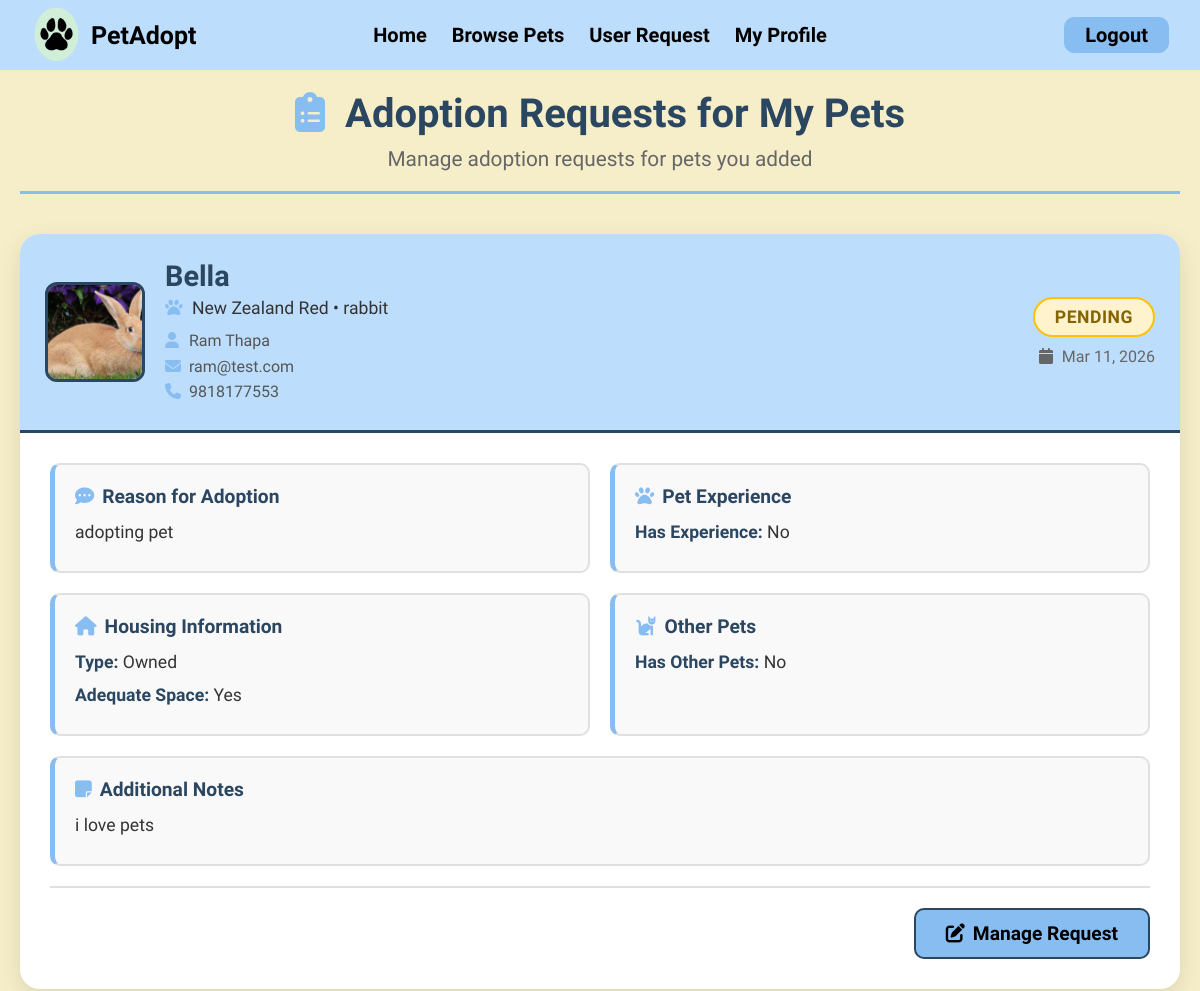
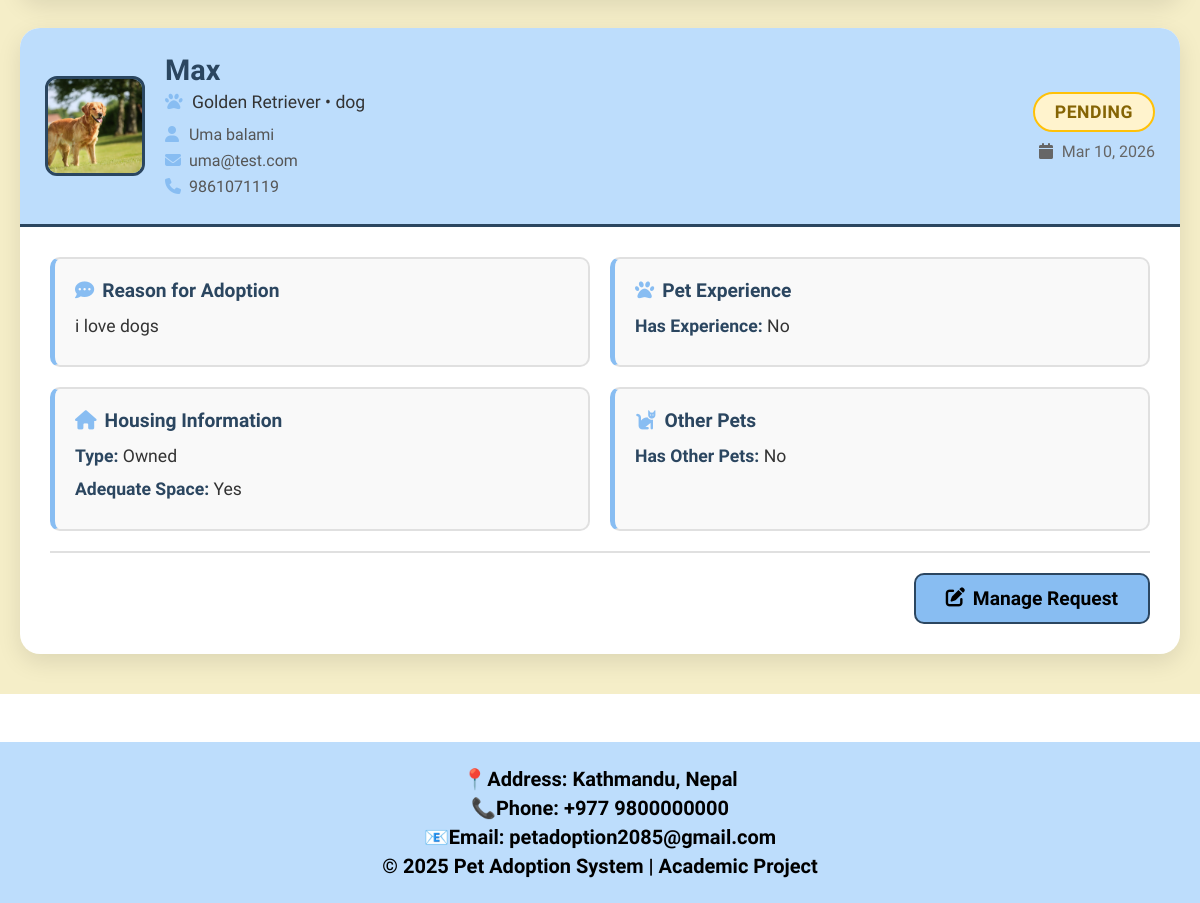
Page /myRequests.php (signed in) on the committed database (2 pictures, top to bottom).
### tables this page shows
CREATE TABLE `adoption_requests` (
  `request_id` int(11) NOT NULL AUTO_INCREMENT,
  `pet_id` int(11) NOT NULL,
  `user_id` int(11) NOT NULL,
  `request_date` datetime NOT NULL DEFAULT current_timestamp(),
  `status` enum('pending','approved','rejected','cancelled') NOT NULL DEFAULT 'pending',
  `remarks` text DEFAULT NULL,
  `reason` text NOT NULL,
  `has_experience` enum('yes','no') NOT NULL,
  `experience_details` text DEFAULT NULL,
  `housing_type` enum('owned','rented') NOT NULL,
  `has_space` enum('yes','no') NOT NULL,
  `has_other_pets` enum('yes','no') NOT NULL,
  `other_pets_details` text DEFAULT NULL,
  `commitment_confirmed` enum('yes','no') NOT NULL,
  `additional_notes` text DEFAULT NULL,
  `created_at` datetime DEFAULT current_timestamp(),
  PRIMARY KEY (`request_id`),
  KEY `fk_adoption_requests_pet_id` (`pet_id`),
  KEY `fk_adoption_requests_user_id` (`user_id`),
  CONSTRAINT `fk_adoption_requests_pet_id` FOREIGN KEY (`pet_id`) REFERENCES `pets` (`id`) ON DELETE CASCADE ON UPDATE CASCADE,
  CONSTRAINT `fk_adoption_requests_user_id` FOREIGN KEY (`user_id`) REFERENCES `users` (`id`) ON DELETE CASCADE ON UPDATE CASCADE
);

CREATE TABLE `pets` (
  `id` int(11) NOT NULL AUTO_INCREMENT,
  `name` varchar(255) NOT NULL,
  `age` int(11) NOT NULL,
  `gender` enum('Male','Female') NOT NULL,
  `breed` varchar(255) NOT NULL,
  `price` varchar(255) NOT NULL,
  `status` enum('available','adopted') NOT NULL DEFAULT 'available',
  `image` varchar(255) NOT NULL,
  `category` enum('dog','cat','rabbit','snake','bird') DEFAULT NULL,
  `description` text NOT NULL,
  `weight` varchar(10) DEFAULT NULL,
  `admin_id` int(11) DEFAULT NULL,
  PRIMARY KEY (`id`),
  KEY `fk_admin_pet` (`admin_id`),
  CONSTRAINT `fk_admin_pet` FOREIGN KEY (`admin_id`) REFERENCES `users` (`id`) ON DELETE CASCADE ON UPDATE CASCADE
);

CREATE TABLE `users` (
  `id` int(11) NOT NULL AUTO_INCREMENT,
  `full_name` varchar(255) NOT NULL,
  `email` varchar(255) NOT NULL,
  `phone_num` varchar(10) NOT NULL,
  `password` varchar(255) NOT NULL,
  `role` enum('user','admin','superadmin') NOT NULL DEFAULT 'user',
  `pet_id` int(11) DEFAULT NULL,
  PRIMARY KEY (`id`),
  UNIQUE KEY `email` (`email`),
  UNIQUE KEY `phone_num` (`phone_num`),
  KEY `pet_id` (`pet_id`)
);

### includes/functions.php (called while the page is built, shortened)
<?php
function sanitize_string(string $value): string {
    $value = trim($value);
    $value = strip_tags($value);
    $value = htmlspecialchars($value, ENT_QUOTES | ENT_SUBSTITUTE, 'UTF-8');
    return $value;
}
function sanitize_int(mixed $value): int {
    return (int) filter_var($value, FILTER_SANITIZE_NUMBER_INT);
}
function e(string $value): string {
    return htmlspecialchars($value, ENT_QUOTES | ENT_SUBSTITUTE, 'UTF-8');
}

### myRequests.php (the view, shortened to what this page needs)
<?php
include("connection.php");
include("navbar.php");
include("includes/functions.php");
$user_id   = sanitize_int($_SESSION['id']);
$user_role = sanitize_string($_SESSION['role']);
if ($user_role == 'admin') {
    $stmt = $con->prepare("SELECT ar.*,
                                  p.name as pet_name, p.breed, p.image, p.category,
                                  u.full_name as user_name,
                                  u.email as user_email,
                                  u.phone_num as user_phone
                           FROM adoption_requests ar
                           JOIN pets p ON ar.pet_id = p.id
                           JOIN users u ON ar.user_id = u.id
                           WHERE p.admin_id = ?
                           ORDER BY ar.created_at DESC");
    $stmt->bind_param("i", $user_id);
}
$stmt->execute();
$requests_result = $stmt->get_result();
?>
<!DOCTYPE html>
<html>
<head>
    <link rel="stylesheet" href="assets/css/style.css">
    <link rel="stylesheet" href="https://cdnjs.cloudflare.com/ajax/libs/font-awesome/6.5.0/css/all.min.css">
</head>
<body>
    <div class="requests-wrapper">
        <div class="requests-container">
            <div class="requests-header">
                <h1><i class="fas fa-clipboard-list"></i>
                    <?php echo $user_role == 'admin' ? 'Adoption Requests for My Pets' : 'My Adoption Requests'; ?>
                </h1>
                <p><?php echo $user_role == 'admin' ? 'Manage adoption requests for pets you added' : 'Track your pet adoption applications'; ?></p>
            </div>
            <?php
            if (mysqli_num_rows($requests_result) == 0) {
                echo '<div class="empty-requests">
                        <i class="fas fa-inbox"></i>
                        <h3>No Adoption Requests Found</h3>
                        <p>' . ($user_role == 'admin' ? 'No users have submitted requests for your pets yet.' : 'You haven\'t submitted any adoption requests yet.') . '</p>';
                if ($user_role != 'admin') {
                    echo '<a href="browsePets.php" class="btn-browse-pets"><i class="fas fa-paw"></i> Browse Pets</a>';
                }
                echo '</div>';
            } else {
                echo '<div class="requests-list">';
                while ($request = mysqli_fetch_assoc($requests_result)) {
                    echo '
                    <div class="request-card">
                        <div class="request-card-header">
                            <div class="request-pet-info">
                                <img src="assets/images/' . e($request['image'] ?? 'default_pet.jpg') . '" alt="' . e($request['pet_name']) . '">
                                <div class="request-pet-details">
                                    <h3>' . e($request['pet_name']) . '</h3>
                                    <p class="pet-meta">
                                        <i class="fas fa-paw"></i> ' . e($request['breed']) . ' • ' . e($request['category']) . '
                                    </p>';
                    if ($user_role == 'admin') {
                        echo '
                                    <p class="applicant-meta">
                                        <i class="fas fa-user"></i> ' . e($request['user_name']) . '<br>
                                        <i class="fas fa-envelope"></i> ' . e($request['user_email']) . '<br>
                                        <i class="fas fa-phone"></i> ' . e($request['user_phone']) . '
                                    </p>';
                    }
                    echo '
                                </div>
                            </div>
                            <div class="request-status-badge">
                                <span class="status-badge status-' . e($request['status']) . '">
                                    ' . ucfirst(e($request['status'])) . '
                                </span>
                                <p class="request-date">
                                    <i class="fas fa-calendar"></i>
                                    ' . date('M d, Y', strtotime($request['created_at'])) . '
                                </p>
                            </div>
                        </div>
                        <div class="request-card-body">
                            <div class="request-info-grid">
                                <div class="info-box">
                                    <h4><i class="fas fa-comment-dots"></i> Reason for Adoption</h4>
                                    <p>' . nl2br(e($request['reason'])) . '</p>
                                </div>
                                <div class="info-box">
                                    <h4><i class="fas fa-paw"></i> Pet Experience</h4>
                                    <p><strong>Has Experience:</strong> ' . ucfirst(e($request['has_experience'])) . '</p>';
                    echo '
                                </div>
                                <div class="info-box">
                                    <h4><i class="fas fa-home"></i> Housing Information</h4>
                                    <p><strong>Type:</strong> ' . ucfirst(e($request['housing_type'])) . '</p>
                                    <p><strong>Adequate Space:</strong> ' . ucfirst(e($request['has_space'])) . '</p>
                                </div>
                                <div class="info-box">
                                    <h4><i class="fas fa-cat"></i> Other Pets</h4>
                                    <p><strong>Has Other Pets:</strong> ' . ucfirst(e($request['has_other_pets'])) . '</p>';
                    echo '</div>';
                    if (!empty($request['additional_notes'])) {
                        echo '
                                <div class="info-box full-width">
                                    <h4><i class="fas fa-sticky-note"></i> Additional Notes</h4>
                                    <p>' . nl2br(e($request['additional_notes'])) . '</p>
                                </div>';
                    }
                    echo '</div>';
                    if ($user_role == 'admin') {
                        echo '
                            <div class="admin-actions">
                                <button class="btn-manage-request" onclick="openStatusModal(' . sanitize_int($request['request_id']) . ', \'' . e($request['status']) . '\', \'' . addslashes(e($request['remarks'] ?? '')) . '\')">
                                    <i class="fas fa-edit"></i> Manage Request
                                </button>
                            </div>';
                    }
                    echo '
                        </div>
                    </div>';
                }
                echo '</div>';
            }
            ?>
        </div>
    </div>
</body>
<?php include("footer.php"); ?>
</html>

### assets/css/style.css (style rules this page uses)
* { margin: 0; padding: 0; box-sizing: border-box; font-family: "Agdasima", sans-serif; }
body { display: flex; flex-direction: column; }
.full-width { grid-column: 1 / span 2; }
button, a.cancel-btn { text-align: center; border: none; border-radius: 10px; padding: 0.8rem 1.5rem; font-size: 1.5rem; font-weight: bold; background-color: #ffffff; border: 2px solid #2b4660; color: #2b4660; text-decoration: none; }
.requests-wrapper { background-color: #f5eec8; min-height: 100vh; padding: 90px 20px 40px; }
.requests-container { max-width: 1200px; margin: 0 auto; }
.requests-header { text-align: center; margin-bottom: 40px; padding-bottom: 20px; border-bottom: 3px solid #88bdf2; }
.requests-header h1 { font-size: 2.5rem; color: #2b4660; margin-bottom: 10px; }
.requests-header h1 i { color: #88bdf2; margin-right: 10px; }
.requests-header p { font-size: 1.3rem; color: #666; }
.requests-list { display: flex; flex-direction: column; gap: 30px; }
.request-card { background-color: #ffffff; border-radius: 20px; box-shadow: 0 8px 25px rgba(0, 0, 0, 0.1); overflow: hidden; transition: transform 0.3s ease, box-shadow 0.3s ease; }
.request-card-header { background-color: #bdddfc; padding: 25px; display: flex; justify-content: space-between; align-items: center; border-bottom: 3px solid #2b4660; }
.request-pet-info { display: flex; gap: 20px; align-items: center; flex: 1; }
.request-pet-info img { width: 100px; height: 100px; object-fit: cover; border-radius: 12px; border: 3px solid #2b4660; }
.request-pet-details h3 { font-size: 1.8rem; color: #2b4660; margin-bottom: 5px; }
.pet-meta { font-size: 1.1rem; color: #333; margin: 5px 0; }
.pet-meta i { color: #88bdf2; margin-right: 5px; }
.applicant-meta { font-size: 1rem; color: #555; margin-top: 10px; line-height: 1.6; }
.applicant-meta i { color: #88bdf2; margin-right: 5px; width: 15px; }
.request-status-badge { text-align: right; }
.status-badge { display: inline-block; padding: 8px 20px; border-radius: 20px; font-weight: bold; font-size: 1.1rem; text-transform: uppercase; letter-spacing: 0.5px; }
.status-pending { background-color: #fff3cd; color: #856404; border: 2px solid #ffc107; }
.request-date { font-size: 1rem; color: #666; margin-top: 10px; }
.request-date i { margin-right: 5px; }
.request-card-body { padding: 30px; }
.request-info-grid { display: grid; grid-template-columns: repeat(2, 1fr); gap: 20px; margin-bottom: 20px; }
.info-box { background-color: #f9f9f9; border: 2px solid #e0e0e0; border-left: 5px solid #88bdf2; border-radius: 10px; padding: 20px; }
.info-box.full-width { grid-column: 1 / -1; }
.info-box h4 { font-size: 1.2rem; color: #2b4660; margin-bottom: 10px; display: flex; align-items: center; gap: 8px; }
.info-box h4 i { color: #88bdf2; }
.info-box p { font-size: 1.1rem; color: #333; line-height: 1.6; margin: 5px 0; }
.info-box p strong { color: #2b4660; font-weight: bold; }
.admin-actions { display: flex; justify-content: flex-end; padding-top: 20px; border-top: 2px solid #e0e0e0; }
.btn-manage-request { padding: 12px 30px; background-color: #88bdf2; color: #000000; border: 2px solid #2b4660; border-radius: 10px; font-size: 1.2rem; font-weight: bold; cursor: pointer; transition: all 0.3s ease; display: inline-flex; align-items: center; gap: 8px; }

### rows in the picture
adoption_requests: pet.image (picture), pet.name "Bella", pet.breed "New Zealand Red", pet.category "rabbit", user.full_name "Ram Thapa", user.email "ram@test.com", user.phone_num "9818177553", status "PENDING", created_at "Mar 11, 2026", reason "adopting pet", has_experience "No", housing_type "Owned", has_space "Yes", has_other_pets "No", additional_notes "i love pets"
adoption_requests: pet.image (picture), pet.name "Max", pet.breed "Golden Retriever", pet.category "dog", user.full_name "Uma balami", user.email "uma@test.com", user.phone_num "9861071119", status "PENDING", created_at "Mar 10, 2026", reason "i love dogs", has_experience "No", housing_type "Owned", has_space "Yes", has_other_pets "No"
